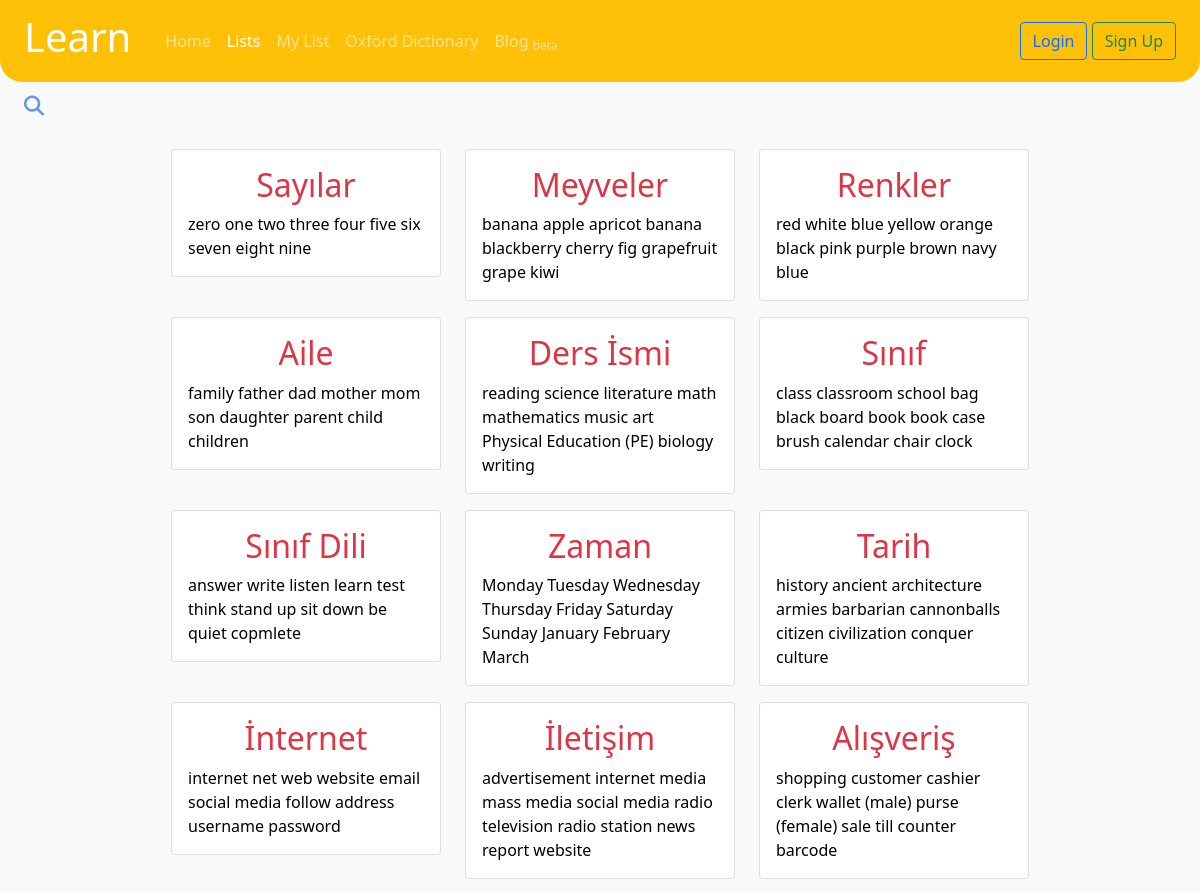
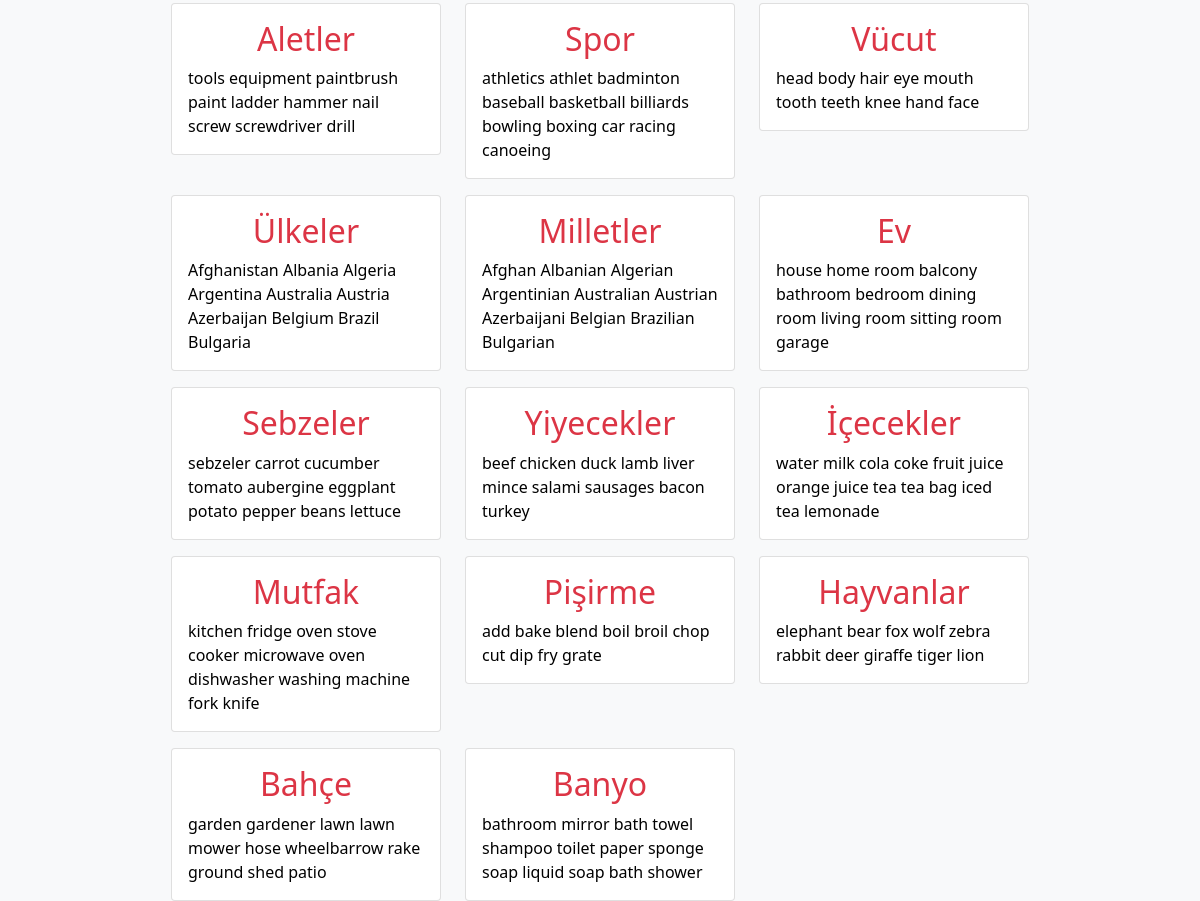
The page /lists.php on the database its author committed (2 pictures, top to bottom).
### tables this page shows
CREATE TABLE `listnames` (
  `id` int(11) NOT NULL AUTO_INCREMENT,
  `listname` varchar(30) NOT NULL,
  `ticket` varchar(50) NOT NULL,
  PRIMARY KEY (`id`)
);

### lists.php (the view, shortened to what this page needs)
<?php include("header.php") ?>
<!DOCTYPE html>
<html lang="en">
<head>
    <link rel="stylesheet" href="lists.css">
</head>
<body>
    <div class="container-fluid">
        <div class="srchbox bg-light">
            <form action="">
            <input name="q" class="bg-light" type="text" id="search" placeholder="search">
            </form>
            <i class="fa fa-search"></i>
        </div>
        <div class="row mainbox mx-auto">
            <?php
                if (!isset($_GET["q"]))
                {
                    $query = mysqli_query($conn,"SELECT * FROM listnames");
                    while ($querys = mysqli_fetch_assoc($query))
                    {
                        $list = $querys["listname"];
                        $ticket = $querys["ticket"];
                        $query1 = mysqli_query($conn,"SELECT * FROM $ticket");
                        $txt="";
                        for ($i=1; $i < 11 ; $i++)
                        {
                            $querys1 = mysqli_fetch_assoc($query1);
                            $txt = $txt." ".$querys1["word_ing"];
                        }
                        echo("
                            <div class='col-sm-6 col-xl-4 mt-3'>
                                <a href='word.php?list=$list' style='text-decoration: none; color: black;'>
                                    <div class='card'>
                                        <div class='card-body'>
                                        <h5 class='card-title text-center h2 text-danger'>$list</h5>
                                        <p class='card-text'>$txt</p>
                                        </div>
                                    </div>
                                </a>
                            </div>"
                            );
                    }
                }
            ?>
        </div>
    </div>
</body>
</html>

### lists.css (style rules this page uses)
@media screen and (min-width: 478px) { .mainbox { width: 75%; } }
@media screen and (min-width: 478px) { .srchbox { max-width: 12.5%; position: relative; } }
@media screen and (min-width: 478px) { .srchbox .fa-search { position: absolute; top: 14px; left: 12px; font-size: 20px; color: cornflowerblue; } }
@media screen and (min-width: 478px) { #search { width: 1px; box-sizing: border-box; border: none; font-size: 18px; padding: 12px 20px 12px 40px; -moz-transition: width 0.4s ease-in-out; -o-transition: width 0.4s ease-in-out; -webkit-transition: width 0.4s ease-in-out; transition: width 0.4s ease-in-out; } }

### rows shown on the page
listnames: listname "Sayılar", txt "zero one two three four five six seven eight nine"
listnames: listname "Meyveler", txt "banana apple apricot banana blackberry cherry fig grapefruit grape kiwi"
listnames: listname "Renkler", txt "red white blue yellow orange black pink purple brown navy blue"
listnames: listname "Aile", txt "family father dad mother mom son daughter parent child children"
listnames: listname "Ders İsmi", txt "reading science literature math mathematics music art Physical Education (PE) biology writing"
listnames: listname "Sınıf", txt "class classroom school bag black board book book case brush calendar chair clock"
listnames: listname "Sınıf Dili", txt "answer write listen learn test think stand up sit down be quiet copmlete"
listnames: listname "Zaman", txt "Monday Tuesday Wednesday Thursday Friday Saturday Sunday January February March"
listnames: listname "Tarih", txt "history ancient architecture armies barbarian cannonballs citizen civilization conquer culture"
listnames: listname "İnternet", txt "internet net web website email social media follow address username password"
listnames: listname "İletişim", txt "advertisement internet media mass media social media radio television radio station news report website"
listnames: listname "Alışveriş", txt "shopping customer cashier clerk wallet (male) purse (female) sale till counter barcode"
listnames: listname "Aletler", txt "tools equipment paintbrush paint ladder hammer nail screw screwdriver drill"
listnames: listname "Spor", txt "athletics athlet badminton baseball basketball billiards bowling boxing car racing canoeing"
listnames: listname "Vücut", txt "head body hair eye mouth tooth teeth knee hand face"
listnames: listname "Ülkeler", txt "Afghanistan Albania Algeria Argentina Australia Austria Azerbaijan Belgium Brazil Bulgaria"
listnames: listname "Milletler", txt "Afghan Albanian Algerian Argentinian Australian Austrian Azerbaijani Belgian Brazilian Bulgarian"
listnames: listname "Ev", txt "house home room balcony bathroom bedroom dining room living room sitting room garage"
listnames: listname "Sebzeler", txt "sebzeler carrot cucumber tomato aubergine eggplant potato pepper beans lettuce"
listnames: listname "Yiyecekler", txt "beef chicken duck lamb liver mince salami sausages bacon turkey"
listnames: listname "İçecekler", txt "water milk cola coke fruit juice orange juice tea tea bag iced tea lemonade"
listnames: listname "Mutfak", txt "kitchen fridge oven stove cooker microwave oven dishwasher washing machine fork knife"
listnames: listname "Pişirme", txt "add bake blend boil broil chop cut dip fry grate"
listnames: listname "Hayvanlar", txt "elephant bear fox wolf zebra rabbit deer giraffe tiger lion"
listnames: listname "Bahçe", txt "garden gardener lawn lawn mower hose wheelbarrow rake ground shed patio"
listnames: listname "Banyo", txt "bathroom mirror bath towel shampoo toilet paper sponge soap liquid soap bath shower"
